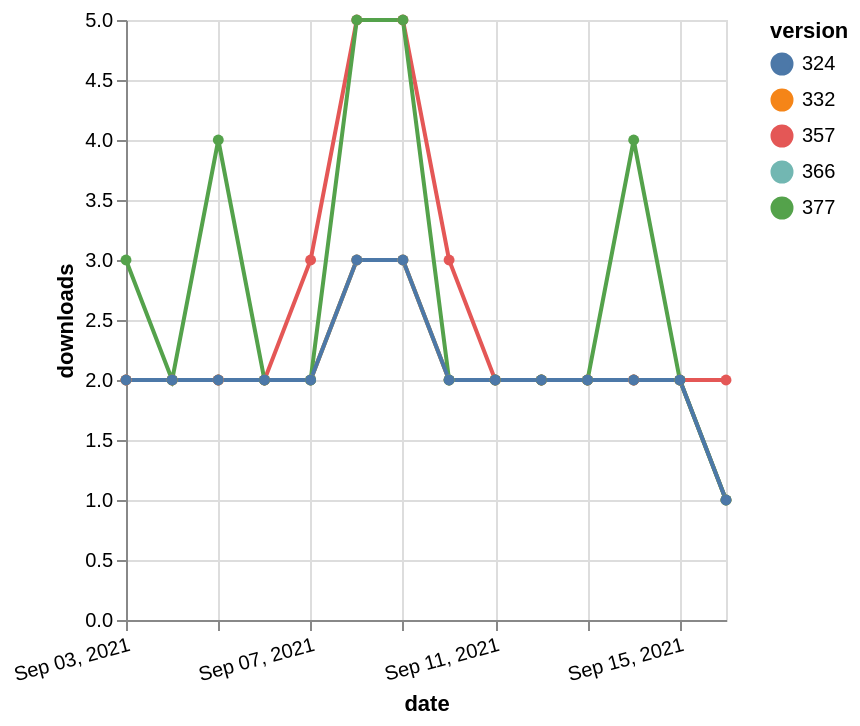

Vega-Lite specification for this chart:
### Vega-Lite specification from a JSON file in a GitHub repository (floating-point values rounded to 4 significant figures)
{"$schema": "https://vega.github.io/schema/vega-lite/v5.json", "description": "A simple bar chart with embedded data.", "data": {"values": [{"date": "2021-09-03", "total": 2386, "delta": 2, "version": "366"}, {"date": "2021-09-04", "total": 2388, "delta": 2, "version": "366"}, {"date": "2021-09-05", "total": 2390, "delta": 2, "version": "366"}, {"date": "2021-09-06", "total": 2392, "delta": 2, "version": "366"}, {"date": "2021-09-07", "total": 2394, "delta": 2, "version": "366"}, {"date": "2021-09-08", "total": 2397, "delta": 3, "version": "366"}, {"date": "2021-09-09", "total": 2400, "delta": 3, "version": "366"}, {"date": "2021-09-10", "total": 2402, "delta": 2, "version": "366"}, {"date": "2021-09-11", "total": 2404, "delta": 2, "version": "366"}, {"date": "2021-09-12", "total": 2406, "delta": 2, "version": "366"}, {"date": "2021-09-13", "total": 2408, "delta": 2, "version": "366"}, {"date": "2021-09-14", "total": 2410, "delta": 2, "version": "366"}, {"date": "2021-09-15", "total": 2412, "delta": 2, "version": "366"}, {"date": "2021-09-16", "total": 2413, "delta": 1, "version": "366"}, {"date": "2021-09-03", "total": 2989, "delta": 2, "version": "357"}, {"date": "2021-09-04", "total": 2991, "delta": 2, "version": "357"}, {"date": "2021-09-05", "total": 2993, "delta": 2, "version": "357"}, {"date": "2021-09-06", "total": 2995, "delta": 2, "version": "357"}, {"date": "2021-09-07", "total": 2998, "delta": 3, "version": "357"}, {"date": "2021-09-08", "total": 3003, "delta": 5, "version": "357"}, {"date": "2021-09-09", "total": 3008, "delta": 5, "version": "357"}, {"date": "2021-09-10", "total": 3011, "delta": 3, "version": "357"}, {"date": "2021-09-11", "total": 3013, "delta": 2, "version": "357"}, {"date": "2021-09-12", "total": 3015, "delta": 2, "version": "357"}, {"date": "2021-09-13", "total": 3017, "delta": 2, "version": "357"}, {"date": "2021-09-14", "total": 3019, "delta": 2, "version": "357"}, {"date": "2021-09-15", "total": 3021, "delta": 2, "version": "357"}, {"date": "2021-09-16", "total": 3023, "delta": 2, "version": "357"}, {"date": "2021-09-03", "total": 2838, "delta": 2, "version": "332"}, {"date": "2021-09-04", "total": 2840, "delta": 2, "version": "332"}, {"date": "2021-09-05", "total": 2842, "delta": 2, "version": "332"}, {"date": "2021-09-06", "total": 2844, "delta": 2, "version": "332"}, {"date": "2021-09-07", "total": 2846, "delta": 2, "version": "332"}, {"date": "2021-09-08", "total": 2849, "delta": 3, "version": "332"}, {"date": "2021-09-09", "total": 2852, "delta": 3, "version": "332"}, {"date": "2021-09-10", "total": 2854, "delta": 2, "version": "332"}, {"date": "2021-09-11", "total": 2856, "delta": 2, "version": "332"}, {"date": "2021-09-12", "total": 2858, "delta": 2, "version": "332"}, {"date": "2021-09-13", "total": 2860, "delta": 2, "version": "332"}, {"date": "2021-09-14", "total": 2862, "delta": 2, "version": "332"}, {"date": "2021-09-15", "total": 2864, "delta": 2, "version": "332"}, {"date": "2021-09-16", "total": 2865, "delta": 1, "version": "332"}, {"date": "2021-09-03", "total": 2163, "delta": 3, "version": "377"}, {"date": "2021-09-04", "total": 2165, "delta": 2, "version": "377"}, {"date": "2021-09-05", "total": 2169, "delta": 4, "version": "377"}, {"date": "2021-09-06", "total": 2171, "delta": 2, "version": "377"}, {"date": "2021-09-07", "total": 2173, "delta": 2, "version": "377"}, {"date": "2021-09-08", "total": 2178, "delta": 5, "version": "377"}, {"date": "2021-09-09", "total": 2183, "delta": 5, "version": "377"}, {"date": "2021-09-10", "total": 2185, "delta": 2, "version": "377"}, {"date": "2021-09-11", "total": 2187, "delta": 2, "version": "377"}, {"date": "2021-09-12", "total": 2189, "delta": 2, "version": "377"}, {"date": "2021-09-13", "total": 2191, "delta": 2, "version": "377"}, {"date": "2021-09-14", "total": 2195, "delta": 4, "version": "377"}, {"date": "2021-09-15", "total": 2197, "delta": 2, "version": "377"}, {"date": "2021-09-16", "total": 2198, "delta": 1, "version": "377"}, {"date": "2021-09-03", "total": 2579, "delta": 2, "version": "324"}, {"date": "2021-09-04", "total": 2581, "delta": 2, "version": "324"}, {"date": "2021-09-05", "total": 2583, "delta": 2, "version": "324"}, {"date": "2021-09-06", "total": 2585, "delta": 2, "version": "324"}, {"date": "2021-09-07", "total": 2587, "delta": 2, "version": "324"}, {"date": "2021-09-08", "total": 2590, "delta": 3, "version": "324"}, {"date": "2021-09-09", "total": 2593, "delta": 3, "version": "324"}, {"date": "2021-09-10", "total": 2595, "delta": 2, "version": "324"}, {"date": "2021-09-11", "total": 2597, "delta": 2, "version": "324"}, {"date": "2021-09-12", "total": 2599, "delta": 2, "version": "324"}, {"date": "2021-09-13", "total": 2601, "delta": 2, "version": "324"}, {"date": "2021-09-14", "total": 2603, "delta": 2, "version": "324"}, {"date": "2021-09-15", "total": 2605, "delta": 2, "version": "324"}, {"date": "2021-09-16", "total": 2606, "delta": 1, "version": "324"}]}, "width": "container", "mark": {"type": "line", "point": {"filled": true}}, "encoding": {"x": {"field": "date", "type": "temporal", "timeUnit": "yearmonthdate", "title": "date", "axis": {"labelAngle": -15}}, "y": {"field": "delta", "type": "quantitative", "title": "downloads"}, "color": {"field": "version", "type": "nominal"}, "tooltip": {"field": "delta"}}}
